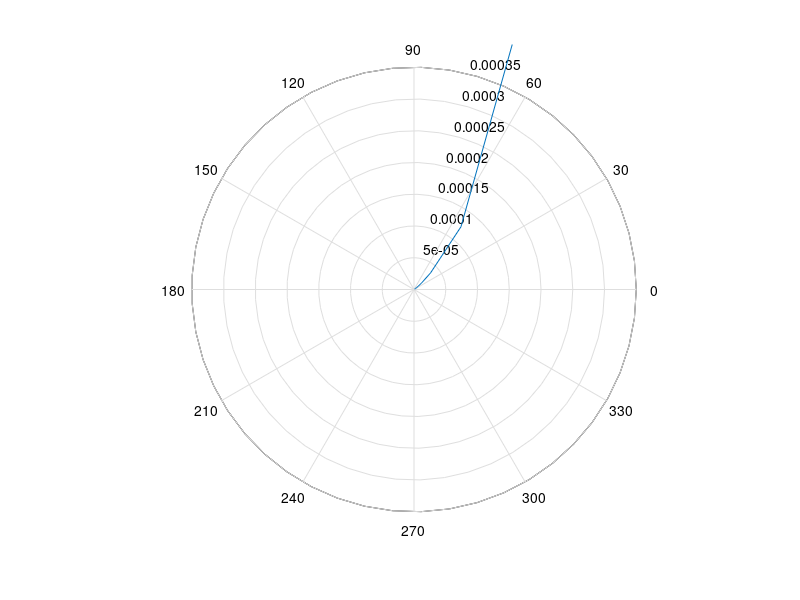

Source code (MATLAB):
pkg load control

w = 0:10:100;
x1 = w.*w;
x2 = sqrt((w.*w)+10)
phase = 90 - atan(w/10);
mag = 1./(x1.*x2)
num = [1];
den = [1 10];
sys = tf(num, den)
polar(phase, mag)

pause
